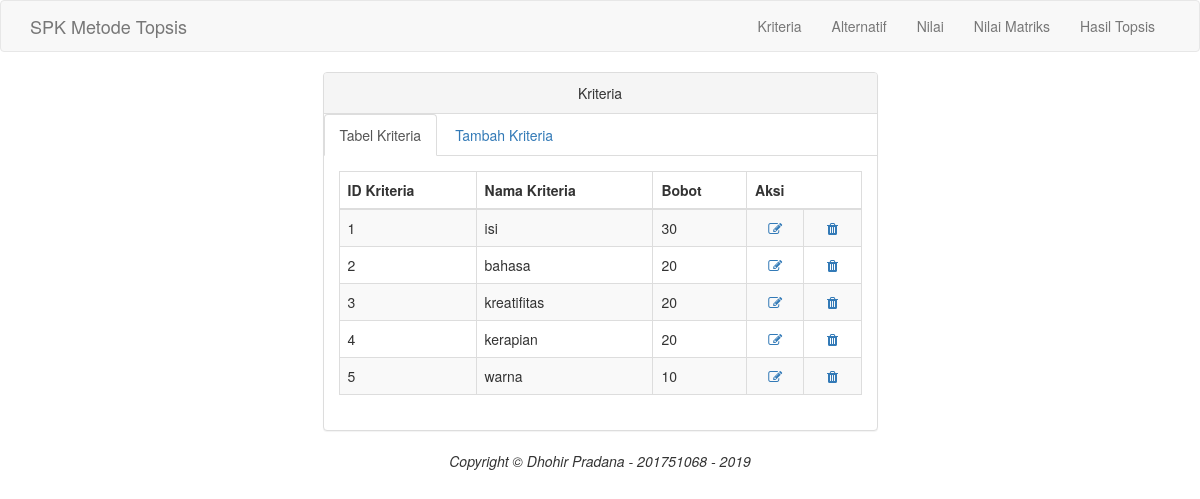
Page /kriteria.php on the committed database.
### tables this page shows
CREATE TABLE `tab_kriteria` (
  `id_kriteria` varchar(10) NOT NULL,
  `nama_kriteria` varchar(50) NOT NULL,
  `bobot` float NOT NULL
);

### kriteria.php (the view, shortened to what this page needs)
<?php
include ("koneksi1.php");
 ?>
<!DOCTYPE html>
<html>
  <head>
    <link href="tampilan/css/bootstrap.min.css" rel="stylesheet">
    <link href="tampilan/font-awesome/css/font-awesome.min.css" rel="stylesheet" type="text/css">
  </head>
  <body>
    <nav class="navbar navbar-default navbar-custom">
      <div class="container">
        <div class="navbar-header">
          <a class="navbar-brand" href="index.php">SPK Metode Topsis</a>
        </div>
        <div class="collapse navbar-collapse">
          <ul class="nav navbar-nav navbar-right">
            <li>
              <a href="kriteria.php">Kriteria</a>
            </li>
            <li>
              <a href="alternatif.php">Alternatif</a>
            </li>
            <li>
              <a href="poin.php">Nilai</a>
            </li>
            <li>
              <a href="nilmat.php">Nilai Matriks</a>
            </li>
            <li>
              <a href="hastop.php">Hasil Topsis</a>
            </li>
          </ul>
        </div>
      </div>
    </nav>
    <div class="container">
      <div class="row">
        <div class="col-lg-6 col-lg-offset-3">
            <div class="panel panel-default">
                <div class="panel-heading text-center">
                    Kriteria
                </div>
                <ul class="nav nav-tabs">
                    <li class="active">
                      <a href="kriteria.php" data-toggle="tab">Tabel Kriteria</a>
                    </li>
                    <li>
                      <a href="kriteriatambah.php" data-toggle="tab">Tambah Kriteria</a>
                    </li>
                </ul>
                <div class="panel-body">
                    <div class="tab-content">
                      <div class="">
                        <table class="table table-striped table-bordered table-hover">
                          <thead>
                            <tr>
                              <th>ID Kriteria</th>
                              <th>Nama Kriteria</th>
                              <th>Bobot</th>
                              <th colspan="2">Aksi</th>
                            </tr>
                          </thead>
                          <tbody>
                            <?php
                            $sql = $koneksi->query('SELECT * FROM tab_kriteria');
                            while ($row = $sql->fetch_array()) {
                            ?>
                            <tr>
                              <td><?php echo $row[0] ?></td>
                              <td><?php echo $row[1] ?></td>
                              <td><?php echo $row[2] ?></td>
                              <td align="center">
                                <a href="editkriteria.php?id_kriteria=<?php echo $row['id_kriteria'] ?>"> <i class="fa fa-edit fa-fw"></i>
                                </td>
                              <td align="center">
                                <a href="hapuskriteria.php?id_kriteria=<?php echo $row['id_kriteria'] ?>"> <i class="fa fa-trash fa-fw"></i>
                                </td>
                            </tr>
                            <?php } ?>
                          </tbody>
                        </table>
                      </div>
                    </div>
                </div>
            </div>
        </div>
      </div>
    </div>
    <footer class="text-center">
      <div class="footer-below">
        <div class="container">
          <div class="row">
            <div class="col-lg-12">
              <em>Copyright &copy; Dhohir Pradana - 201751068 - 2019</em>
            </div>
          </div>
        </div>
      </div>
    </footer>
  </body>
</html>

### rows in the picture
tab_kriteria: id_kriteria "1", nama_kriteria "isi", bobot "30"
tab_kriteria: id_kriteria "2", nama_kriteria "bahasa", bobot "20"
tab_kriteria: id_kriteria "3", nama_kriteria "kreatifitas", bobot "20"
tab_kriteria: id_kriteria "4", nama_kriteria "kerapian", bobot "20"
tab_kriteria: id_kriteria "5", nama_kriteria "warna", bobot "10"
